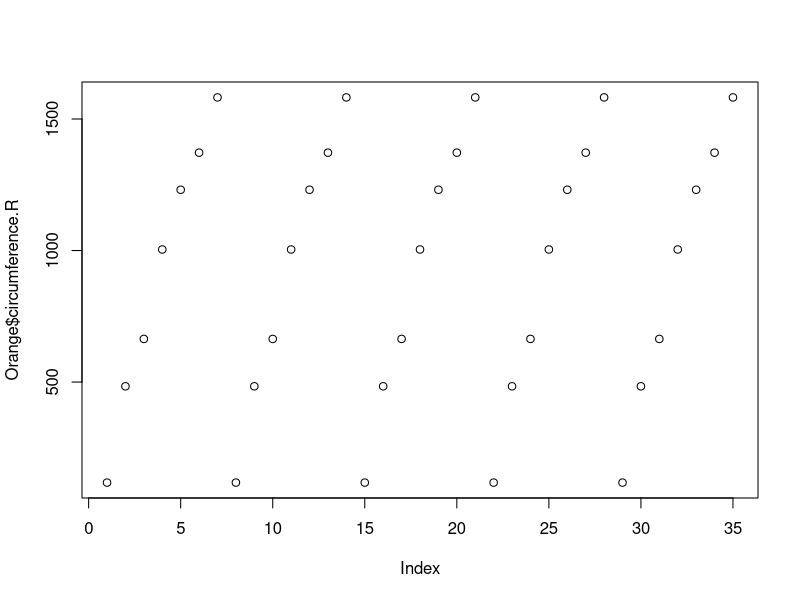

R code for this plot:
library(tidyverse)
data()
data("Orange")

dim(Orange)
head(Orange)
tail(Orange)
is.data.frame(Orange)
plot(Orange$age, Orange$circumference.R)

#Data Quality
cleaned_data <- na.omit(Orange)

# Filter method
filter(Orange, Tree == 1)
filter(Orange, Tree == 2)
filter(Orange, Tree == 3)
filter(Orange, Tree == 4)
filter(Orange, Tree == 5)
filter(Orange, age == 118)
filter(Orange, circumference ==30)


#Arrange method
arrange(Orange, Tree, age, circumference)
arrange(Orange, desc(circumference))
arrange(Orange, desc(age))

#Select method
select(Orange, Tree, age, circumference)
select(Orange, Tree:circumference)

#Group_by
cleaned_data %>% group_by(Tree) %>% summarise( count=n(), avgage = mean(age), avgcircumference = mean(circumference))

#Summarize
summarise(Orange, circumference = mean(circumference, na.rm = TRUE))
summary(Orange)